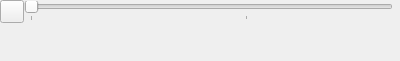
<?xml version="1.0" encoding="UTF-8"?>
<ui version="4.0">
 <class>Timeline</class>
 <widget class="QWidget" name="Timeline">
  <property name="geometry">
   <rect>
    <x>0</x>
    <y>0</y>
    <width>400</width>
    <height>61</height>
   </rect>
  </property>
  <property name="windowTitle">
   <string notr="true"/>
  </property>
  <layout class="QVBoxLayout" name="verticalLayout_2">
   <property name="spacing">
    <number>0</number>
   </property>
   <property name="margin">
    <number>0</number>
   </property>
   <item>
    <layout class="QHBoxLayout" name="horizontalLayout">
     <item>
      <widget class="QToolButton" name="editButton">
       <property name="text">
        <string notr="true"/>
       </property>
      </widget>
     </item>
     <item>
      <widget class="QSlider" name="slider">
       <property name="enabled">
        <bool>false</bool>
       </property>
       <property name="tracking">
        <bool>false</bool>
       </property>
       <property name="orientation">
        <enum>Qt::Horizontal</enum>
       </property>
       <property name="tickPosition">
        <enum>QSlider::TicksBelow</enum>
       </property>
       <property name="tickInterval">
        <number>60</number>
       </property>
      </widget>
     </item>
     <item>
      <widget class="QLabel" name="timeLabel">
       <property name="text">
        <string/>
       </property>
      </widget>
     </item>
    </layout>
   </item>
   <item>
    <layout class="QVBoxLayout" name="verticalLayout">
     <item>
      <widget class="TopicWidget" name="topicWidget" native="true"/>
     </item>
     <item>
      <spacer name="verticalSpacer">
       <property name="orientation">
        <enum>Qt::Vertical</enum>
       </property>
       <property name="sizeType">
        <enum>QSizePolicy::Expanding</enum>
       </property>
       <property name="sizeHint" stdset="0">
        <size>
         <width>1</width>
         <height>1</height>
        </size>
       </property>
      </spacer>
     </item>
    </layout>
   </item>
  </layout>
 </widget>
 <customwidgets>
  <customwidget>
   <class>TopicWidget</class>
   <extends>QWidget</extends>
   <header>timeline/topicwidget.h</header>
   <container>1</container>
  </customwidget>
 </customwidgets>
 <resources/>
 <connections/>
 <slots>
  <slot>start()</slot>
 </slots>
</ui>
